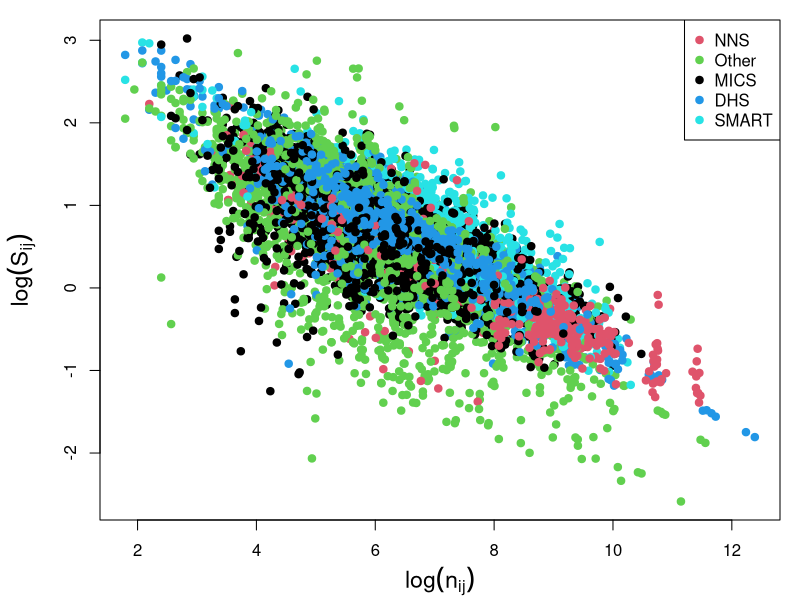
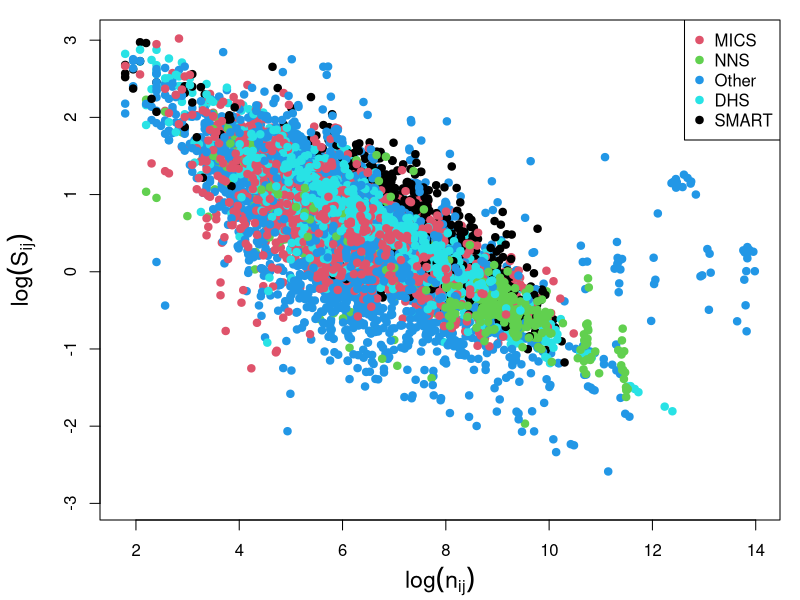

The R script that drew these images, in order:

wd <- "~path to root directory"
setwd(wd)


library(nlme)
library(tidyverse)
library(readxl)

###################################################################
##### First choose the file to run, it works the same for all #####
###################################################################

marker <- "Stunting"


if(marker=="Stunting"){surv_data <- read_excel("1- Sample Input Data/JME_Country_Level_Input_Stunting_Mar23.xlsx")}
if(marker=="Overweight"){surv_data <- read_excel("1- Sample Input Data/JME_Country_Level_Input_Overweight_Mar23.xlsx")}
if(marker=="Underweight"){surv_data <- read_excel("1- Sample Input Data/JME_Country_Level_Input_Underweight_Mar23.xlsx")}
if(marker=="Severe_Wasting"){surv_data <- read_excel("1- Sample Input Data/JME_Country_Level_Input_Severe_Wasting_Mar23.xlsx")}
if(marker=="Wasting"){surv_data <- read_excel("1- Sample Input Data/JME_Country_Level_Input_Wasting_Mar23.xlsx")}

## Check to see all variables have the correct format and the number of estimates
str(surv_data)
dim(surv_data)
length(surv_data$PointEstimate[!is.na(surv_data$PointEstimate)])

## Export excluded estimates with really small N
surv_data_sm = surv_data %>% 
  filter(!is.na(unweighted_N) & unweighted_N < 6)
write_csv(surv_data_sm,paste0("1- Sample Input Data/Country_Level_Input_",marker,"_smallN_Mar23.csv"))
surv_data = surv_data %>% 
  filter(is.na(unweighted_N) | unweighted_N > 5)

## Number of estimates after exclusions
dim(surv_data)

# First we'll limit the number of sources by lumping many sources
# with not many survey's into an "other" category.  The sources
# lumped into the "other" category are CFSVA, NHANES, SDHS, IDHS, RHS
# VAD, Surveillance, CDHS, LSMS, PAPFAM, SMART, VAD Survey and EHIS.

table(surv_data$ShortSource)
surv_data$Source = surv_data$ShortSource
surv_data$Source[surv_data$Source %in% c("CDHS","CFSVA","CWIQ", "EHIS","GFHS","IDHS", "LSMS","NHANES", "PAPFAM","Priority Survey","RHS", "SDHS","Surveillance", "VAD Survey", "Priority Survey")] = "Other"  ### Note: no "Surveillance" surveys have an observed SSE

#Now merge like sources
surv_data$Source[surv_data$Source=="DHS-Style"] = "DHS"
surv_data$Source[surv_data$Source=="MICS-DHS"] = "MICS"
surv_data$Source[surv_data$Source=="MICS-Style"] = "MICS"
surv_data$Source <- factor(surv_data$Source,levels=unique(surv_data$Source),labels=unique(surv_data$Source))
table(surv_data$Source)

## Ordering data
surv_data <- surv_data[order(surv_data$Country,surv_data$Year),]

# Get the sample size
surv_data$N <- surv_data$unweighted_N
surv_data$Standard.Error <- surv_data$StandardError

#### Getting SE's from confidence intervals ####
## The following code will attempt to get SE's from confidence intervals.
## This is only used in situations where confidence intervals are available
## and the SE is not. Confidence intervals will usually be of the form:
## estimate +/- 1.96*SE. However, they are commonly back-transformed to be 
## on the (0,1) scale. Here, we test different transformations, find the 
## one that is the most symmetric, and use it to get an estimate of the SE.

# Trying 3 different transformation for getting symmetric confidence intervals.
lower_inter <- surv_data$PointEstimate/100 - surv_data$LowerLimit/100
upper_inter <- surv_data$UpperLimit/100 - surv_data$PointEstimate/100
lower_inter2 <- log(surv_data$PointEstimate/100) - log(surv_data$LowerLimit/100)
upper_inter2 <- log(surv_data$UpperLimit/100) - log(surv_data$PointEstimate/100)
logit <- function(p){log(p/(1-p))}
lower_inter3 <- logit(surv_data$PointEstimate/100) - logit(surv_data$LowerLimit/100)
upper_inter3 <- logit(surv_data$UpperLimit/100) - logit(surv_data$PointEstimate/100)

# Finding which transformation results in the most symmetric confidence interval.
diff_matrix <- abs(cbind(lower_inter-upper_inter,lower_inter2-upper_inter2,lower_inter3-upper_inter3))
diff_matrix[is.na(surv_data$LowerLimit) | is.na(lower_inter2)] <- 0
best_trans <- c(apply(t(diff_matrix),2,which.min))
best_min <- c(apply(t(diff_matrix),2,min))

# Distribution of which transformation is the best
table(best_trans[!is.na(surv_data$LowerLimit)])


# looking at how symmetric the best transformation is
summary(best_min[!is.na(surv_data$LowerLimit)])

# Seeing if any PointEstimate values are outside their confidence interval
surv_data %>% 
  filter((PointEstimate  < LowerLimit ) | (PointEstimate  > UpperLimit ) ) %>% 
  summarise(n())

# Estimating the SE's on the transformed scale
SE_matrix_trans <- cbind(lower_inter+upper_inter,lower_inter2+upper_inter2,lower_inter3+upper_inter3)/(2*1.96)

# Estimating the SE's on the non-transformed scale using the delta method
SE_matrix <- SE_matrix_trans
SE_matrix[,1] <- SE_matrix_trans[,1]*100
SE_matrix[,2] <- SE_matrix_trans[,2]*surv_data$PointEstimate
SE_matrix[,3] <- SE_matrix_trans[,3]*surv_data$PointEstimate*(1-surv_data$PointEstimate/100)

# Seeing if the values are relatively similar to the observed SE's
summary(cbind(SE_matrix,surv_data$Standard.Error))

# Getting the best non-transformed SE and comparing those to the observed SE's
SE_vec <- SE_matrix[cbind(1:(dim(SE_matrix)[1]),best_trans)]
summary(cbind(SE_vec,surv_data$Standard.Error,SE_vec/surv_data$Standard.Error))

# Changing surveys where confidence intervals are available and the SE is not
# to the estimated SE.
surv_data$Standard.Error[is.na(surv_data$Standard.Error) & !is.na(surv_data$LowerLimit)] <- SE_vec[is.na(surv_data$Standard.Error) & !is.na(surv_data$LowerLimit)] 

# Getting the number of observed SE's and total SE's. 
length(surv_data$PointEstimate[!is.na(surv_data$PointEstimate)])
dim(surv_data)

###############################################################
##### In this first part "outlying SE's are identified       ##
##### as SE with standard residuals that are less than       ##
##### -4. These are repeatedly removed until no standardized ##
##### residuals are less than -4 (only remove SE's if they   ##
##### are too low).                                          ##
###############################################################

# create the p(1-p) values, changing SE = 0 to NA. 
surv_data <- surv_data %>% 
  mutate(
    Point.Estimate = PointEstimate,
    P1mP  = PointEstimate/100*(1-PointEstimate/100),
         Standard.Error = case_when(
           Standard.Error == 0 ~ NA_real_,
           TRUE ~ Standard.Error
         ))
summary(surv_data$Point.Estimate)

# create a dataset with only complete values.
cc_surv_data <- surv_data %>% 
  filter(!is.na(Standard.Error) & !is.na(N))
nrow(cc_surv_data)

# what percentage of surveys have complete data.
nrow(cc_surv_data)/nrow(surv_data)

## Look at some plots of the data
par(mar = c(4,5,1,1))
plot(
  log(cc_surv_data$N),
  log(cc_surv_data$Standard.Error),
  pch=19,
  xlab = expression(log(n[ij])),
  ylab = expression(log(S[ij])),
  cex.lab=1.4,col=as.integer(cc_surv_data$Source)
  )
legend("topright",
       legend = unique(cc_surv_data$Source),
       col = unique(as.integer(cc_surv_data$Source)),
       pch=19)


removed <- cc_surv_data %>% filter(Point.Estimate == 0)
pred_rm <- NULL
resid_rm <- NULL
cc_surv_data_rm <- cc_surv_data %>% filter(Point.Estimate>0)
C <- -4
L <- 1
while (L>0){
  fit <- lme(
    log(Standard.Error)~log(P1mP) + log(N),
    data = cc_surv_data_rm,
    random=~1|Country,
    weights = varIdent(~as.factor(Source))
    )
  resid <- residuals(fit,type = "pearson")
  pred <- predict(fit, cc_surv_data_rm)
  pred_rm <- c(pred_rm, as.vector(pred[resid < C]))
  resid_rm <- c(resid_rm, resid[resid < C])
  
  ####Removing outliers####
  L <- dim(cc_surv_data_rm[resid < C,])[1]
  removed <- rbind(removed,cc_surv_data_rm[resid < C,])
  cc_surv_data_rm <- cc_surv_data_rm[resid > C,]
}

## SE's removed from outlier procedure.
View(removed)

# Now we create the SE variable to use for modeling and set "removed" SE's to NA
surv_data$SE <- surv_data$Standard.Error
surv_data$SE[surv_data$N %in% removed$N & surv_data$Point.Estimate %in% removed$Point.Estimate] <- NA

length(surv_data$PointEstimate[!is.na(surv_data$PointEstimate)])




#####Predicting with standard errors#######
##### Recode the reference level and rename some variables.
surv_data <-  within(surv_data, Source <- relevel(Source, ref = "SMART"))
surv_data <- surv_data %>% 
  rename(country = Country, year = Year)

##### Predicting for those with P1mP and N.
fitted_model <- lme(log(SE)~Source + log(P1mP) + log(N),random=~1|country,weights = varIdent(form=~1|Source),data = surv_data,na.action = na.omit)

miss_ind <- complete.cases(surv_data %>% select(c(Source, P1mP, N, country, Source)))
pred <- pred2 <- rep(NA, length(miss_ind))
pred[miss_ind] <- predict(fitted_model, newdata = surv_data, na.action = na.omit)
pred2 <- predict(fitted_model, newdata = surv_data, na.action = na.omit, level = 0)
pred[is.na(pred)] = pred2[is.na(pred)]
pred[surv_data$P1mP==0] <- NA
surv_data = surv_data %>% bind_cols(Pred_SE = exp(pred))


##### Predicting for those with P1mP, and no N but a weighted N #########

fitted_model <- lme(log(SE)~Source + log(P1mP) + log(weighted_N) + Source:log(P1mP),
                    random=~1|country,
                    weights = varIdent(form=~1|Source),
                    data = surv_data,
                    na.action = na.omit)

## predict for countries with other surveys in the data, then for those without.
miss_ind <- complete.cases(surv_data %>% select(c(Source, P1mP,weighted_N, country, Source)))
pred <- rep(NA, length(miss_ind))
pred[miss_ind] <- predict(fitted_model, newdata = surv_data, na.action = na.omit)
pred2 <- predict(fitted_model, newdata = surv_data, na.action = na.omit, level = 0)
pred[is.na(pred)] = pred2[is.na(pred)]
pred[surv_data$P1mP==0] <- NA
surv_data = surv_data %>% bind_cols(Pred_SE_noN = exp(pred))


##### Predicting for those with no N #########

fitted_model <- lme(log(SE)~Source + log(P1mP) + Source:log(P1mP),
                    random=~1|country,
                    weights = varIdent(form=~1|Source),
                    data = surv_data,
                    na.action = na.omit)

## predict for countries with other surveys in the data, then for those without.
miss_ind <- complete.cases(surv_data %>% select(c(Source, P1mP, country, Source)))
pred <- rep(NA, length(miss_ind))
pred[miss_ind] <- predict(fitted_model, newdata = surv_data, na.action = na.omit)
pred2 <- predict(fitted_model, newdata = surv_data, na.action = na.omit, level = 0)
pred[is.na(pred)] = pred2[is.na(pred)]
pred[surv_data$P1mP==0] <- NA
surv_data = surv_data %>% bind_cols(Pred_SE_zeroN = exp(pred))


##### Predicting for those with no log(P1mP) but with an N #########

fitted_model <- lme(log(SE)~Source+ log(N) + Source:log(N),random=~1|country,weights = varIdent(form=~1|Source),data = surv_data,na.action = na.omit)

## predict for countries with other surveys in the data, then for those without.
miss_ind <- complete.cases(surv_data %>% select(c(Source, N, country, Source)))
pred <- rep(NA, length(miss_ind))
pred[miss_ind] <- predict(fitted_model, newdata = surv_data, na.action = na.omit)
pred2 <- predict(fitted_model, newdata = surv_data, na.action = na.omit, level = 0)
pred[is.na(pred)] = pred2[is.na(pred)]
surv_data = surv_data %>% bind_cols(Pred_SE_noP1mP = exp(pred))

#### Setting the SE_val to the appropriate predicted value.
surv_data$SE_val <- surv_data$Standard.Error
surv_data$SE_val[is.na(surv_data$SE_val)] <- surv_data$Pred_SE[is.na(surv_data$SE_val)]
surv_data$SE_val[is.na(surv_data$SE_val)] <- surv_data$Pred_SE_noN[is.na(surv_data$SE_val)]
surv_data$SE_val[is.na(surv_data$SE_val)] <- surv_data$Pred_SE_zeroN[is.na(surv_data$SE_val)]
surv_data$SE_val[is.na(surv_data$SE_val)] <- surv_data$Pred_SE_noP1mP[is.na(surv_data$SE_val)]

#### Final look at the SE's
par(mar = c(4,5,1,1))
plot(
  log(surv_data$N),
  log(surv_data$SE_val),
  pch=19,
  xlab = expression(log(n[ij])),
  ylab = expression(log(S[ij])),
  cex.lab=1.4,col=as.integer(surv_data$Source)
)
legend("topright",
       legend = unique(surv_data$Source),
       col = unique(as.integer(surv_data$Source)),
       pch=19)

#### Final data
final_data <- surv_data %>% 
  select(
    -c("PointEstimate","StandardError","Source","SE",
       "Pred_SE","Pred_SE_noN","Pred_SE_noP1mP","Pred_SE_zeroN","P1mP")
    ) 


#View(final_data)

### Export data ###
if(marker=="Stunting"){saveRDS(final_data,"1- Sample Input Data/Global_stunt_SE_clean.rds")}
if(marker=="Overweight"){saveRDS(final_data,"1- Sample Input Data/Global_over_SE_clean.rds")}
if(marker=="Underweight"){saveRDS(final_data,"1- Sample Input Data/Global_under_SE_clean.rds")}
if(marker=="Severe_Wasting"){saveRDS(final_data,"1- Sample Input Data/Global_sv_waste_SE_clean.rds")}
if(marker=="Wasting"){saveRDS(final_data,"1- Sample Input Data/Global_waste_SE_clean.rds")}


